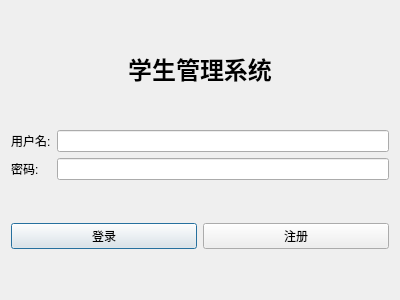
<?xml version="1.0" encoding="UTF-8"?>
<ui version="4.0">
 <class>LoginDialog</class>
 <widget class="QDialog" name="LoginDialog">
  <property name="geometry">
   <rect>
    <x>0</x>
    <y>0</y>
    <width>400</width>
    <height>300</height>
   </rect>
  </property>
  <property name="windowTitle">
   <string>登录</string>
  </property>
  <layout class="QVBoxLayout" name="verticalLayout">
   <item>
    <spacer name="verticalSpacer">
     <property name="orientation">
      <enum>Qt::Vertical</enum>
     </property>
     <property name="sizeHint" stdset="0">
      <size>
       <width>20</width>
       <height>40</height>
      </size>
     </property>
    </spacer>
   </item>
   <item>
    <widget class="QLabel" name="titleLabel">
     <property name="text">
      <string>学生管理系统</string>
     </property>
     <property name="alignment">
      <set>Qt::AlignCenter</set>
     </property>
     <property name="font">
      <font>
       <pointsize>18</pointsize>
       <weight>75</weight>
       <bold>true</bold>
      </font>
     </property>
    </widget>
   </item>
   <item>
    <spacer name="verticalSpacer_2">
     <property name="orientation">
      <enum>Qt::Vertical</enum>
     </property>
     <property name="sizeHint" stdset="0">
      <size>
       <width>20</width>
       <height>20</height>
      </size>
     </property>
    </spacer>
   </item>
   <item>
    <layout class="QFormLayout" name="formLayout">
     <item row="0" column="0">
      <widget class="QLabel" name="usernameLabel">
       <property name="text">
        <string>用户名:</string>
       </property>
      </widget>
     </item>
     <item row="0" column="1">
      <widget class="QLineEdit" name="usernameEdit"/>
     </item>
     <item row="1" column="0">
      <widget class="QLabel" name="passwordLabel">
       <property name="text">
        <string>密码:</string>
       </property>
      </widget>
     </item>
     <item row="1" column="1">
      <widget class="QLineEdit" name="passwordEdit">
       <property name="echoMode">
        <enum>QLineEdit::Password</enum>
       </property>
      </widget>
     </item>
    </layout>
   </item>
   <item>
    <spacer name="verticalSpacer_3">
     <property name="orientation">
      <enum>Qt::Vertical</enum>
     </property>
     <property name="sizeHint" stdset="0">
      <size>
       <width>20</width>
       <height>20</height>
      </size>
     </property>
    </spacer>
   </item>
   <item>
    <layout class="QHBoxLayout" name="horizontalLayout">
     <item>
      <widget class="QPushButton" name="loginButton">
       <property name="text">
        <string>登录</string>
       </property>
      </widget>
     </item>
     <item>
      <widget class="QPushButton" name="registerButton">
       <property name="text">
        <string>注册</string>
       </property>
      </widget>
     </item>
    </layout>
   </item>
   <item>
    <spacer name="verticalSpacer_4">
     <property name="orientation">
      <enum>Qt::Vertical</enum>
     </property>
     <property name="sizeHint" stdset="0">
      <size>
       <width>20</width>
       <height>40</height>
      </size>
     </property>
    </spacer>
   </item>
  </layout>
 </widget>
 <resources/>
 <connections/>
</ui>
